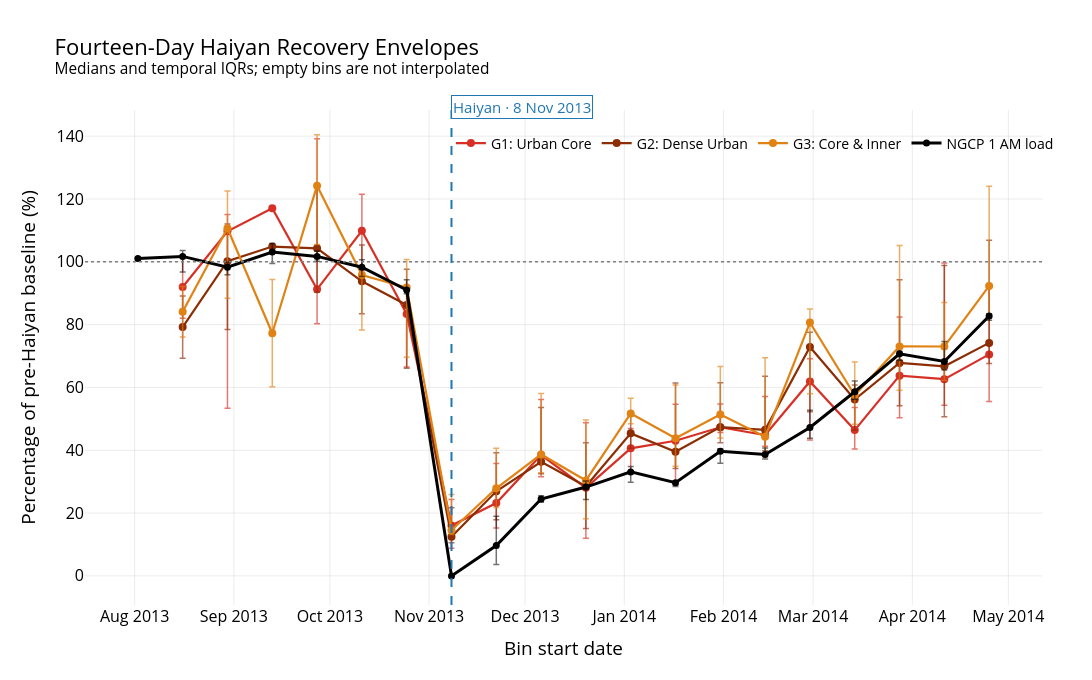

The cell this chart's notebook holds for it:
### Code cell
fig_binned = go.Figure()

for group in GROUP_ORDER:
    meta = GROUP_META[group]
    binned = binned_groups[group]

    fig_binned.add_trace(
        go.Scatter(
            x=binned["Bin_start"],
            y=binned["Median"],
            mode="lines+markers",
            connectgaps=False,
            line=dict(
                color=meta["color"],
                width=2.2,
            ),
            marker=dict(size=8),
            error_y=dict(
                type="data",
                symmetric=False,
                array=(
                    binned["P75"]
                    - binned["Median"]
                ).clip(lower=0),
                arrayminus=(
                    binned["Median"]
                    - binned["P25"]
                ).clip(lower=0),
                color=hex_to_rgba(
                    meta["color"],
                    0.65,
                ),
                thickness=1.5,
                width=3,
            ),
            customdata=np.column_stack([
                binned["N_obs"],
                binned["Median_SC"],
            ]),
            hovertemplate=(
                "Bin start: %{x|%Y-%m-%d}<br>"
                "Median: %{y:.1f}% of baseline<br>"
                "Qualified observations: "
                "%{customdata[0]:.0f}<br>"
                "Median SC: "
                "%{customdata[1]:.1f}%"
                "<extra></extra>"
            ),
            name=(
                f"{meta['code']}: "
                f"{meta['label']}"
            ),
        )
    )

fig_binned.add_trace(
    go.Scatter(
        x=ngcp_binned["Bin_start"],
        y=ngcp_binned["Median"],
        mode="lines+markers",
        connectgaps=False,
        line=dict(
            color="black",
            width=3,
        ),
        marker=dict(size=7),
        error_y=dict(
            type="data",
            symmetric=False,
            array=(
                ngcp_binned["P75"]
                - ngcp_binned["Median"]
            ).clip(lower=0),
            arrayminus=(
                ngcp_binned["Median"]
                - ngcp_binned["P25"]
            ).clip(lower=0),
            color="rgba(0,0,0,0.55)",
            thickness=1.5,
            width=3,
        ),
        name="NGCP 1 AM load",
    )
)

fig_binned.add_hline(
    y=100,
    line_dash="dot",
    line_color="grey",
    line_width=1.5,
)

add_haiyan_marker(fig_binned)

fig_binned.update_layout(
    title=(
        "Fourteen-Day Haiyan Recovery Envelopes"
        "<br><sup>"
        "Medians and temporal IQRs; "
        "empty bins are not interpolated"
        "</sup>"
    ),
    xaxis_title="Bin start date",
    yaxis_title=(
        "Percentage of pre-Haiyan baseline (%)"
    ),
)

apply_figure_style(
    fig_binned,
    width=1300,
    height=680,
    top=110,
)

fig_binned.show()

export_figure(
    fig_binned,
    OUTPUT_MAIN_FIG_DIR
    / "fig_03_haiyan_14day_recovery_envelopes_g1_g3",
)

### Figure 1 — Plotly figure (JSON) as saved in the notebook; plotly's stock layout.template omitted (floating-point values rounded to 4 significant figures)
{"data": [{"connectgaps": false, "customdata": [[NaN, NaN], [2.0, 55.23], [10.0, 51.78], [1.0, 85.52], [3.0, 40.53], [4.0, 78.51], [7.0, 35.41], [9.0, 53.67], [10.0, 56.12], [10.0, 45.1], [6.0, 40.2], [4.0, 68.82], [4.0, 77.39], [8.0, 76.06], [12.0, 83.18], [12.0, 70.38], [10.0, 39.53], [12.0, 59.47], [7.0, 44.77], [12.0, 86.97]], "error_y": {"array": [NaN, 9.959, 5.373, 0.0, 47.94, 11.63, 7.64, 8.297, 12.6, 17.65, 20.71, 6.277, 11.6, 7.378, 12.29, 7.231, 7.164, 18.63, 36.99, 22.28], "arrayminus": [NaN, 9.959, 56.34, 0.0, 10.96, 12.61, 16.91, 7.187, 7.914, 6.92, 16.07, 7.423, 14.07, 1.632, 3.586, 18.65, 6.025, 13.4, 8.288, 15.02], "color": "rgba(215,48,39,0.65)", "symmetric": false, "thickness": 1.5, "type": "data", "width": 3}, "hovertemplate": "Bin start: %{x|%Y-%m-%d}<br>Median: %{y:.1f}% of baseline<br>Qualified observations: %{customdata[0]:.0f}<br>Median SC: %{customdata[1]:.1f}%<extra></extra>", "line": {"color": "#d73027", "width": 2.2}, "marker": {"size": 8}, "mode": "lines+markers", "name": "G1: Urban Core", "type": "scatter", "x": ["2013-08-02T00:00:00.000000", "2013-08-16T00:00:00.000000", "2013-08-30T00:00:00.000000", "2013-09-13T00:00:00.000000", "2013-09-27T00:00:00.000000", "2013-10-11T00:00:00.000000", "2013-10-25T00:00:00.000000", "2013-11-08T00:00:00.000000", "2013-11-22T00:00:00.000000", "2013-12-06T00:00:00.000000", "2013-12-20T00:00:00.000000", "2014-01-03T00:00:00.000000", "2014-01-17T00:00:00.000000", "2014-01-31T00:00:00.000000", "2014-02-14T00:00:00.000000", "2014-02-28T00:00:00.000000", "2014-03-14T00:00:00.000000", "2014-03-28T00:00:00.000000", "2014-04-11T00:00:00.000000", "2014-04-25T00:00:00.000000"], "y": [NaN, 91.97, 109.7, 117.0, 91.23, 109.9, 83.42, 16.02, 23.2, 38.48, 28.05, 40.62, 43.02, 47.31, 44.83, 61.89, 46.41, 63.76, 62.62, 70.52]}, {"connectgaps": false, "customdata": [[NaN, NaN], [2.0, 56.9], [10.0, 54.99], [1.0, 77.82], [3.0, 41.76], [5.0, 75.87], [8.0, 27.92], [9.0, 66.96], [10.0, 63.24], [9.0, 48.66], [7.0, 25.74], [4.0, 56.97], [5.0, 55.9], [10.0, 67.63], [13.0, 84.92], [11.0, 81.17], [10.0, 35.82], [12.0, 62.37], [7.0, 50.4], [13.0, 82.24]], "error_y": {"array": [NaN, 9.924, 11.85, 0.0, 20.07, 11.58, 11.37, 9.292, 12.3, 17.31, 13.82, 5.556, 21.87, 14.15, 17.07, 4.683, 4.654, 26.48, 32.11, 32.67], "arrayminus": [NaN, 9.924, 21.73, 0.0, 13.97, 10.35, 20.13, 1.887, 9.058, 3.812, 13.42, 4.749, 5.342, 5.003, 6.636, 20.61, 9.743, 13.61, 16.08, 6.538], "color": "rgba(140,45,4,0.65)", "symmetric": false, "thickness": 1.5, "type": "data", "width": 3}, "hovertemplate": "Bin start: %{x|%Y-%m-%d}<br>Median: %{y:.1f}% of baseline<br>Qualified observations: %{customdata[0]:.0f}<br>Median SC: %{customdata[1]:.1f}%<extra></extra>", "line": {"color": "#8c2d04", "width": 2.2}, "marker": {"size": 8}, "mode": "lines+markers", "name": "G2: Dense Urban", "type": "scatter", "x": ["2013-08-02T00:00:00.000000", "2013-08-16T00:00:00.000000", "2013-08-30T00:00:00.000000", "2013-09-13T00:00:00.000000", "2013-09-27T00:00:00.000000", "2013-10-11T00:00:00.000000", "2013-10-25T00:00:00.000000", "2013-11-08T00:00:00.000000", "2013-11-22T00:00:00.000000", "2013-12-06T00:00:00.000000", "2013-12-20T00:00:00.000000", "2014-01-03T00:00:00.000000", "2014-01-17T00:00:00.000000", "2014-01-31T00:00:00.000000", "2014-02-14T00:00:00.000000", "2014-02-28T00:00:00.000000", "2014-03-14T00:00:00.000000", "2014-03-28T00:00:00.000000", "2014-04-11T00:00:00.000000", "2014-04-25T00:00:00.000000"], "y": [NaN, 79.21, 100.2, 104.9, 104.3, 93.8, 86.27, 12.43, 26.93, 36.34, 28.53, 45.38, 39.51, 47.35, 46.5, 72.9, 56.14, 67.78, 66.72, 74.19]}, {"connectgaps": false, "customdata": [[NaN, NaN], [2.0, 57.75], [10.0, 53.9], [2.0, 44.0], [3.0, 40.69], [5.0, 78.0], [8.0, 29.06], [9.0, 66.14], [11.0, 64.05], [9.0, 44.9], [7.0, 25.92], [4.0, 57.01], [6.0, 34.42], [10.0, 70.17], [12.0, 84.62], [11.0, 79.73], [10.0, 32.15], [13.0, 53.02], [9.0, 48.13], [13.0, 88.71]], "error_y": {"array": [NaN, 8.05, 11.85, 17.08, 16.22, 2.796, 8.962, 11.4, 12.76, 19.41, 19.28, 4.874, 16.96, 15.29, 25.15, 4.273, 10.59, 32.13, 14.03, 31.75], "arrayminus": [NaN, 8.05, 22.27, 17.08, 18.69, 17.5, 22.23, 1.355, 6.139, 5.835, 12.18, 3.302, 8.903, 7.496, 6.332, 22.66, 9.232, 13.95, 10.84, 9.706], "color": "rgba(224,130,20,0.65)", "symmetric": false, "thickness": 1.5, "type": "data", "width": 3}, "hovertemplate": "Bin start: %{x|%Y-%m-%d}<br>Median: %{y:.1f}% of baseline<br>Qualified observations: %{customdata[0]:.0f}<br>Median SC: %{customdata[1]:.1f}%<extra></extra>", "line": {"color": "#e08214", "width": 2.2}, "marker": {"size": 8}, "mode": "lines+markers", "name": "G3: Core & Inner", "type": "scatter", "x": ["2013-08-02T00:00:00.000000", "2013-08-16T00:00:00.000000", "2013-08-30T00:00:00.000000", "2013-09-13T00:00:00.000000", "2013-09-27T00:00:00.000000", "2013-10-11T00:00:00.000000", "2013-10-25T00:00:00.000000", "2013-11-08T00:00:00.000000", "2013-11-22T00:00:00.000000", "2013-12-06T00:00:00.000000", "2013-12-20T00:00:00.000000", "2014-01-03T00:00:00.000000", "2014-01-17T00:00:00.000000", "2014-01-31T00:00:00.000000", "2014-02-14T00:00:00.000000", "2014-02-28T00:00:00.000000", "2014-03-14T00:00:00.000000", "2014-03-28T00:00:00.000000", "2014-04-11T00:00:00.000000", "2014-04-25T00:00:00.000000"], "y": [NaN, 84.1, 110.7, 77.27, 124.2, 95.82, 91.81, 14.54, 27.88, 38.67, 30.38, 51.71, 43.8, 51.41, 44.3, 80.67, 57.5, 73.06, 73.03, 92.32]}, {"connectgaps": false, "error_y": {"array": [0.3448, 1.897, 1.552, 2.759, 1.724, 2.414, 3.276, 0.0, 9.31, 1.034, 1.897, 1.724, 0.5172, 0.8621, 2.069, 5.517, 3.448, 0.8621, 6.379, 0.6897], "arrayminus": [0.3448, 5.0, 2.414, 3.621, 1.552, 2.931, 1.207, 0.0, 6.034, 1.034, 3.966, 3.276, 1.207, 3.793, 1.379, 3.448, 2.414, 2.069, 2.759, 1.379], "color": "rgba(0,0,0,0.55)", "symmetric": false, "thickness": 1.5, "type": "data", "width": 3}, "line": {"color": "black", "width": 3}, "marker": {"size": 7}, "mode": "lines+markers", "name": "NGCP 1 AM load", "type": "scatter", "x": ["2013-08-02T00:00:00.000000", "2013-08-16T00:00:00.000000", "2013-08-30T00:00:00.000000", "2013-09-13T00:00:00.000000", "2013-09-27T00:00:00.000000", "2013-10-11T00:00:00.000000", "2013-10-25T00:00:00.000000", "2013-11-08T00:00:00.000000", "2013-11-22T00:00:00.000000", "2013-12-06T00:00:00.000000", "2013-12-20T00:00:00.000000", "2014-01-03T00:00:00.000000", "2014-01-17T00:00:00.000000", "2014-01-31T00:00:00.000000", "2014-02-14T00:00:00.000000", "2014-02-28T00:00:00.000000", "2014-03-14T00:00:00.000000", "2014-03-28T00:00:00.000000", "2014-04-11T00:00:00.000000", "2014-04-25T00:00:00.000000"], "y": [101.0, 101.7, 98.28, 103.1, 101.7, 98.28, 91.03, 0.0, 9.655, 24.48, 28.28, 33.1, 29.66, 39.66, 38.62, 47.24, 58.62, 70.69, 68.28, 82.76]}], "layout": {"annotations": [{"bgcolor": "rgba(255,255,255,0.88)", "bordercolor": "#1f77b4", "borderwidth": 1, "font": {"color": "#1f77b4", "size": 15}, "showarrow": false, "text": "Haiyan · 8 Nov 2013", "x": "2013-11-08T00:00:00", "xanchor": "left", "y": 1.03, "yref": "paper"}], "font": {"color": "black", "size": 16}, "height": 680, "legend": {"font": {"size": 14}, "orientation": "h", "x": 0.7, "xanchor": "center", "y": 0.9, "yanchor": "bottom"}, "margin": {"b": 75, "l": 85, "r": 50, "t": 110}, "paper_bgcolor": "rgba(0,0,0,0)", "plot_bgcolor": "white", "shapes": [{"line": {"color": "grey", "dash": "dot", "width": 1.5}, "type": "line", "x0": 0, "x1": 1, "xref": "x domain", "y0": 100, "y1": 100, "yref": "y"}, {"line": {"color": "#1f77b4", "dash": "dash", "width": 2}, "type": "line", "x0": "2013-11-08T00:00:00", "x1": "2013-11-08T00:00:00", "xref": "x", "y0": 0, "y1": 1, "yref": "y domain"}], "title": {"text": "Fourteen-Day Haiyan Recovery Envelopes<br><sup>Medians and temporal IQRs; empty bins are not interpolated</sup>"}, "width": 1300, "xaxis": {"gridcolor": "rgba(0,0,0,0.08)", "showgrid": true, "title": {"text": "Bin start date"}, "zeroline": false}, "yaxis": {"gridcolor": "rgba(0,0,0,0.08)", "showgrid": true, "title": {"text": "Percentage of pre-Haiyan baseline (%)"}, "zeroline": false}}}
